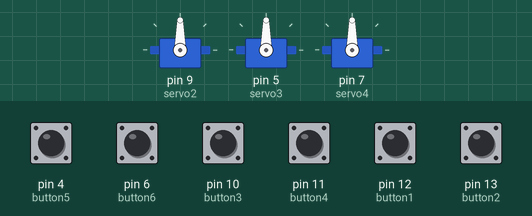
A sketch run on a simulated Arduino Uno, built with avr-gcc and run on an emulated ATmega328P. Shown: 3 × servo. The test bench sets the inputs (shaded band); at power-on: pin 4 (button5), pin 6 (button6), pin 10 (button3), pin 11 (button4), pin 12 (button1), pin 13 (button2) HIGH.

Above: at 1.2 s.
1.3 s: pin 4 (button5) pulled LOW for 1 s
3.8 s: pin 10 (button3) pulled LOW for 0.15 s
At 4.4 s:
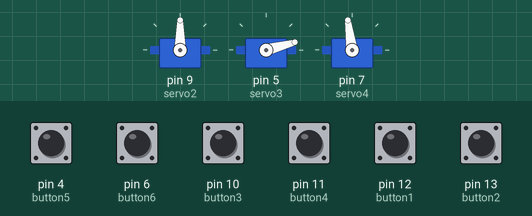
5.4 s: pin 12 (button1) pulled LOW for 0.15 s
At 6.7 s:
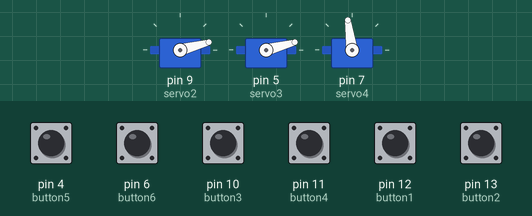
7.0 s: pin 4 (button5) pulled LOW for 0.15 s
At 8.1 s:
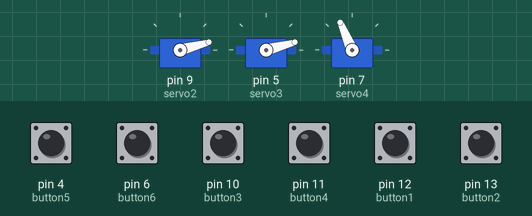
8.6 s: pin 6 (button6) pulled LOW for 1 s
At 10.5 s:
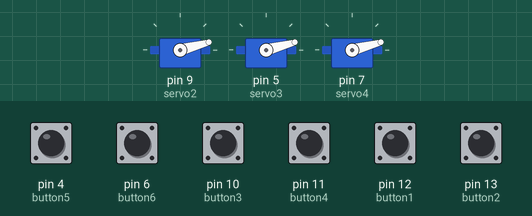
11.1 s: pin 10 (button3) pulled LOW for 1 s
At 12.4 s:
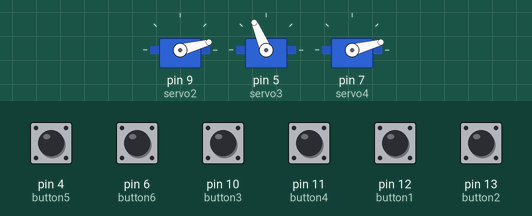
Timing chart, 0 to 14.1 s (numbered marks = the images above; inputs shaded):
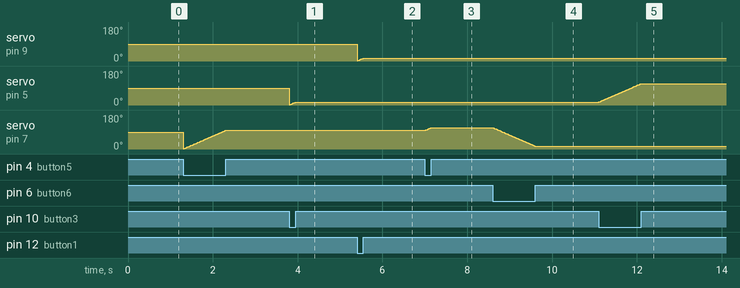

The sketch:

gripper.ino
```cpp
#include <Servo.h>

Servo servo2;
Servo servo3;
Servo servo4;

int button1 = 12;
int button2 = 13;
int button3 = 10;
int button4 = 11;
int button5 = 4;
int button6 = 6;

int pos2 = 0;
int pos3 = 0;
int pos4 = 0;

void setup() {
  // put your setup code here, to run once:
  servo2.attach(9);
  servo3.attach(5);
  servo4.attach(7);
  pinMode(button1, INPUT_PULLUP);
  pinMode(button2, INPUT_PULLUP);
  pinMode(button3, INPUT_PULLUP);
  pinMode(button4, INPUT_PULLUP);
  pinMode(button5, INPUT_PULLUP);
  pinMode(button6, INPUT_PULLUP);

}

void loop() {
  // put your main code here, to run repeatedly:
  if((digitalRead(button1)==LOW) && (pos2 < 180)){
    pos2 += 1;
    servo2.write(pos2);
    delay(10);
  }
  if((digitalRead(button2)==LOW) && (pos2 > 0)){
    pos2 -= 1;
    servo2.write(pos2);
    delay(10);
  }
  if((digitalRead(button3)==LOW) && (pos3 < 180)){
    pos3 += 1;
    Serial.println(pos3);
    servo3.write(pos3);
    delay(10);
  }
  if((digitalRead(button4)==LOW) && (pos3 > 0)){
    pos3 -= 1;
    Serial.println(pos3);
    servo3.write(pos3);
    delay(10);
  }
  if((digitalRead(button5)==LOW) && (pos4 < 180)){
    pos4 += 1;
    Serial.println(pos4);
    servo4.write(pos4);
    delay(10);
  }
  if((digitalRead(button6)==LOW) && (pos4 > 0)){
    pos4 -= 1;
    Serial.println(pos4);
    servo4.write(pos4);
    delay(10);
  }

}
```

Measured:
- after the input at 3.8 s, servo on pin 5 (servo3): 90° → 15° at once
- after the input at 5.4 s, servo on pin 9 (servo2): 90° → 15° at once
- after the input at 7.0 s, servo on pin 7 (servo4): 98° → 113° at once
- after the input at 8.6 s, servo on pin 7 (servo4): moves from 113° to 15° over 0.99 s, starting at once
- after the input at 11.1 s, servo on pin 5 (servo3): moves from 15° to 113° over 0.99 s, starting at once
